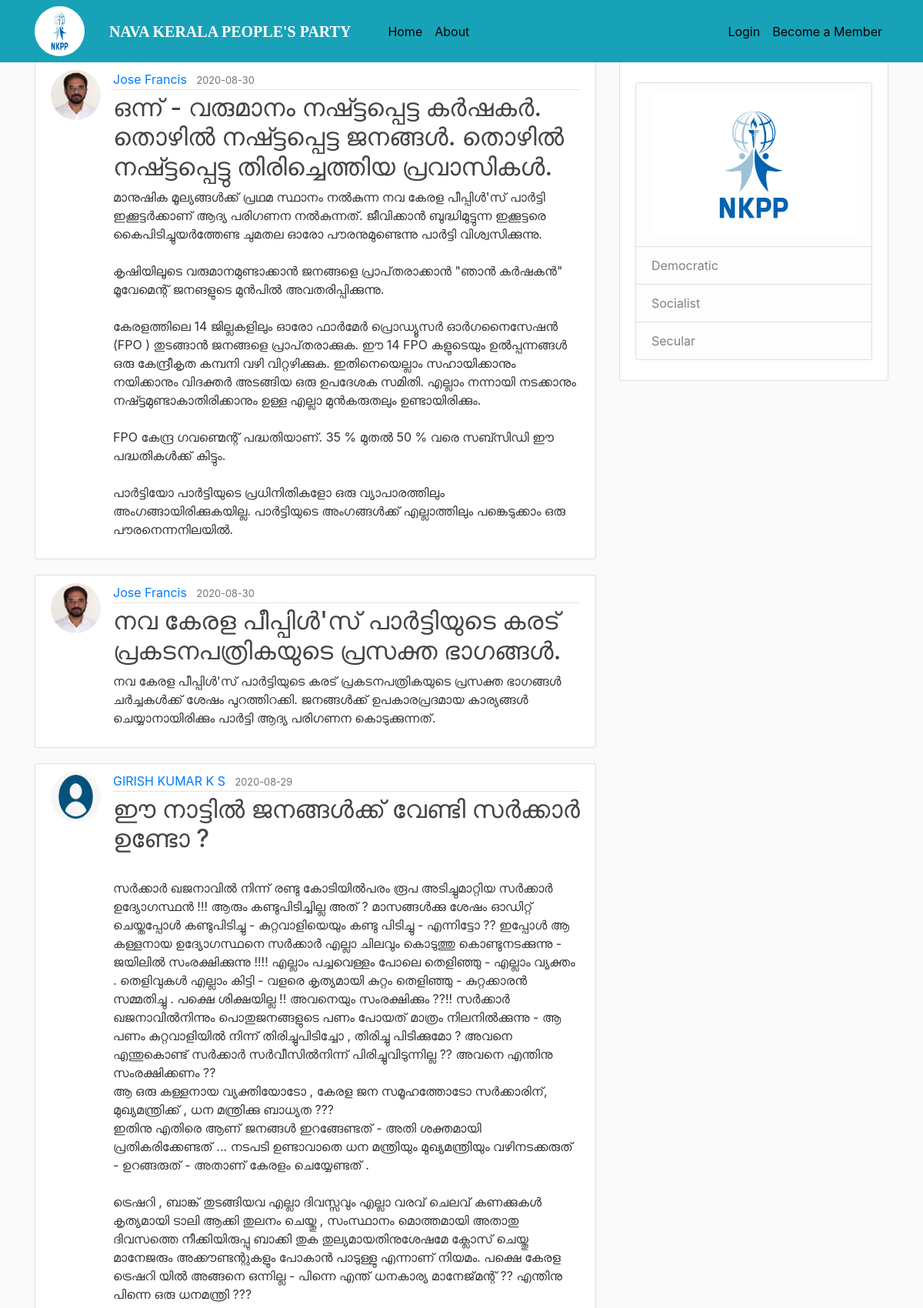
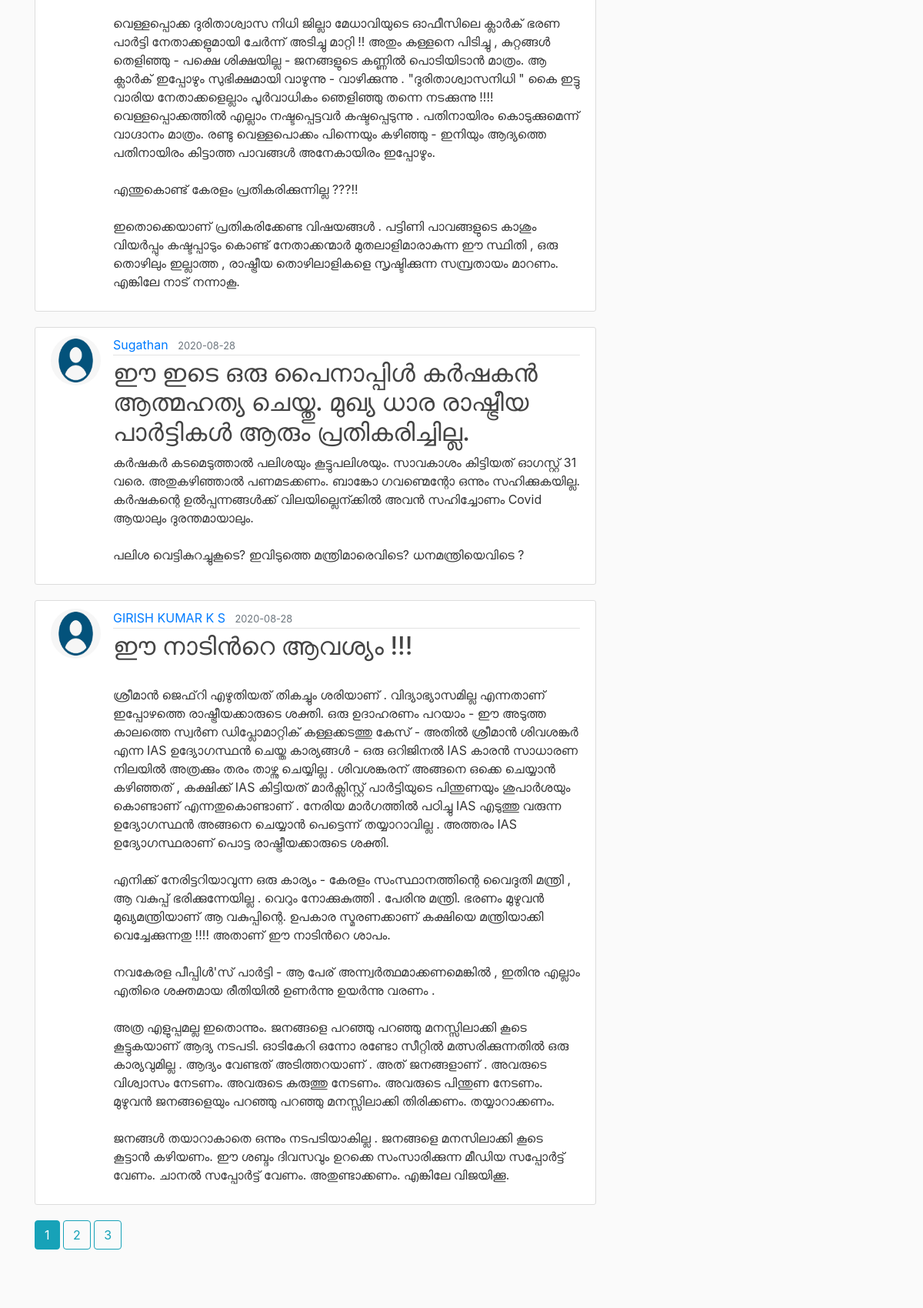
The page /home (upper part) on the database its author committed (2 pictures, top to bottom).
### mySite/models.py (models this page shows, shortened)
class Post(db.Model):
    id = db.Column(db.Integer, primary_key=True)
    title = db.Column(db.String(100), nullable=False)
    date_posted = db.Column(db.DateTime, nullable=False, default=datetime.utcnow)
    content = db.Column(db.Text, nullable=False)
    user_id = db.Column(db.Integer, db.ForeignKey('user.id'), nullable=False)
    status=db.Column(db.Integer,nullable=False,default=0)

class User(db.Model, UserMixin):
    id = db.Column(db.Integer, primary_key=True)
    username = db.Column(db.String(20), unique=True, nullable=False)
    email = db.Column(db.String(120), unique=True, nullable=False)
    image_file = db.Column(db.String(20), nullable=False, default='default.jpg')
    password = db.Column(db.String(60), nullable=False)
    district = db.Column(db.String(20),nullable=False,default='default')
    localBodyType = db.Column(db.String(20),nullable=False,default='default')
    localBodyName = db.Column(db.String(20),nullable=False,default='default')
    phone = db.Column(db.String(20),nullable=False,default='default')
    privelege=db.Column(db.Integer,nullable=False,default=0)
    verify_email=db.Column(db.Boolean,nullable=False,default=False)
    verify_phone=db.Column(db.Boolean,nullable=False,default=False)
    posts = db.relationship('Post', backref='author', lazy=True)

### mySite/main/routes.py (the view)
@main.route("/")
@main.route("/home")
def home():
    page = request.args.get('page', 1, type=int)
    posts = Post.query.filter_by(status=1).order_by(Post.date_posted.desc()).paginate(page=page, per_page=5)
    return render_template('home.html', posts=posts)

### mySite/templates/home.html
{% extends "layout.html" %}
{% block content %}
    {% for post in posts.items %}
        <article class="media content-section">
          <img class="rounded-circle article-img" src="{{ url_for('static', filename='profile_pics/' + post.author.image_file) }}">
          <div class="media-body">
            <div class="article-metadata">
              <a class="mr-2" href="{{ url_for('users.user_posts', username=post.author.username) }}">{{ post.author.username }}</a>
              <small class="text-muted">{{ post.date_posted.strftime('%Y-%m-%d') }}</small>
            </div>
            <h2><a class="article-title" href="{{ url_for('posts.post', post_id=post.id) }}">{{ post.title }}</a></h2>
            <p class="article-content">{{ post.content }}</p>
          </div>
        </article>
    {% endfor %}
    {% for page_num in posts.iter_pages(left_edge=1, right_edge=1, left_current=1, right_current=2) %}
      {% if page_num %}
        {% if posts.page == page_num %}
          <a class="btn btn-info mb-4" href="{{ url_for('main.home', page=page_num) }}">{{ page_num }}</a>
        {% else %}
          <a class="btn btn-outline-info mb-4" href="{{ url_for('main.home', page=page_num) }}">{{ page_num }}</a>
        {% endif %}
      {% else %}
        ...
      {% endif %}
    {% endfor %}
{% endblock content %}

### mySite/static/main.css (style rules this page uses)
body { background: #fafafa; color: #333333; margin-top: 5rem; }
h1, h2, h3, h4, h5, h6 { color: #444444; }
.content-section { background: #ffffff; padding: 10px 20px; border: 1px solid #dddddd; border-radius: 3px; margin-bottom: 20px; }
.article-title { color: #444444; }
.article-content { white-space: pre-line; }
.article-img { height: 65px; width: 65px; margin-right: 16px; }
.article-metadata { padding-bottom: 1px; margin-bottom: 4px; border-bottom: 1px solid #e3e3e3 }

### rows shown on the page
Post: image_file (picture), author.username "Jose Francis", date_posted "2020-08-30", title "ഒന്ന് - വരുമാനം നഷ്ട്ടപ്പെട്ട കർഷകർ. തൊഴിൽ നഷ്ട്ടപ്പെട്ട ജനങ്ങൾ. തൊഴിൽ നഷ്ട്ടപ്പെട്ടു തിരിച്ചെത്തിയ പ്രവാസികൾ.", content "മാനുഷിക മൂല്യങ്ങൾക്ക് പ്രഥമ സ്ഥാനം നൽകുന്ന നവ കേരള പീപ്പിൾ'സ് പാർട്ടി ഇക്കൂട്ടർക്കാണ് ആദ്യ പരിഗണന നൽകുന്നത്. ജീവിക്കാൻ ബുദ്ധിമുട്ടുന്ന ഇക്കൂട്ടരെ കൈപിടിച്ചുയർത്തേണ്ട ചുമതല ഓരോ പൗരനുമുണ്ടെന്നു പാർട്ടി വിശ്വസിക്കുന്നു. കൃഷിയിലൂടെ വരുമാനമുണ്ടാക്കാൻ ജനങ്ങളെ പ്രാപ്‌തരാക്കാൻ \"ഞാൻ കർഷകൻ\" മൂവേമെന്റ് ജനങളുടെ മുൻപിൽ അവതരിപ്പിക്കുന്നു. കേരളത്തിലെ 14 ജില്ലകളിലും ഓരോ ഫാർമേർ പ്രൊഡ്യൂസർ ഓർഗനൈസേഷൻ (FPO ) തുടങ്ങാൻ ജനങ്ങളെ പ്രാപ്‌തരാക്കുക. ഈ 14 FPO കളുടെയും ഉൽപ്പന്നങ്ങൾ ഒരു കേന്ദ്രീകൃത കമ്പനി വഴി വിറ്റഴിക്കുക. ഇതിനെയെല്ലാം സഹായിക്കാനും നയിക്കാനും വിദക്തർ അടങ്ങിയ ഒരു ഉപദേശക സമിതി. എല്ലാം നന്നായി നടക്കാനും നഷ്ട്ടമുണ്ടാകാതിരിക്കാനും ഉള്ള എല്ലാ മുൻകരുതലും ഉണ്ടായിരിക്കും. FPO കേന്ദ്ര ഗവണ്മെന്റ് പദ്ധതിയാണ്. 35 %…"
Post: image_file (picture), author.username "Jose Francis", date_posted "2020-08-30", title "നവ കേരള പീപ്പിൾ'സ് പാർട്ടിയുടെ കരട് പ്രകടനപത്രികയുടെ പ്രസക്ത ഭാഗങ്ങൾ.", content "നവ കേരള പീപ്പിൾ'സ് പാർട്ടിയുടെ കരട് പ്രകടനപത്രികയുടെ പ്രസക്ത ഭാഗങ്ങൾ ചർച്ചകൾക്ക് ശേഷം പുറത്തിറക്കി. ജനങ്ങൾക്ക് ഉപകാരപ്രദമായ കാര്യങ്ങൾ ചെയ്യാനായിരിക്കും പാർട്ടി ആദ്യ പരിഗണന കൊടുക്കുന്നത്."
Post: image_file (placeholder picture), author.username "GIRISH KUMAR K S", date_posted "2020-08-29", title "ഈ നാട്ടിൽ ജനങ്ങൾക്ക് വേണ്ടി സർക്കാർ ഉണ്ടോ ?", content "സർക്കാർ ഖജനാവിൽ നിന്ന് രണ്ടു കോടിയിൽപരം രൂപ അടിച്ചുമാറ്റിയ സർക്കാർ ഉദ്യോഗസ്ഥൻ !!! ആരും കണ്ടുപിടിച്ചില്ല അത് ? മാസങ്ങൾക്കു ശേഷം ഓഡിറ്റ് ചെയ്തപ്പോൾ കണ്ടുപിടിച്ചു - കുറ്റവാളിയെയും കണ്ടു പിടിച്ചു - എന്നിട്ടോ ?? ഇപ്പോൾ ആ കള്ളനായ ഉദ്യോഗസ്ഥനെ സർക്കാർ എല്ലാ ചിലവും കൊടുത്തു കൊണ്ടുനടക്കുന്നു - ജയിലിൽ സംരക്ഷിക്കുന്നു !!!! എല്ലാം പച്ചവെള്ളം പോലെ തെളിഞ്ഞു - എല്ലാം വ്യക്തം . തെളിവുകൾ എല്ലാം കിട്ടി - വളരെ കൃത്യമായി കുറ്റം തെളിഞ്ഞു - കുറ്റക്കാരൻ സമ്മതിച്ചു . പക്ഷെ ശിക്ഷയില്ല !! അവനെയും സംരക്ഷിക്കും ??!! സർക്കാർ ഖജനാവിൽനിന്നും പൊതുജനങ്ങളുടെ പണം പോയത് മാത്രം നിലനിൽക്കുന്നു - ആ പണം കുറ്റവാളിയിൽ നിന്ന് തിരിച്ചുപിടിച്ചോ , തിരിച്ചു പിടിക്കുമോ ? അവനെ എന്തുകൊണ്ട് സർക്കാർ സർവീസിൽനിന്ന് പിരിച്ചുവിടുന്നില്ല ?? അവനെ…"
Post: image_file (placeholder picture), author.username "Sugathan", date_posted "2020-08-28", title "ഈ ഇടെ ഒരു പൈനാപ്പിൾ കർഷകൻ ആത്മഹത്യ ചെയ്തു. മുഖ്യ ധാര രാഷ്ട്രീയ പാർട്ടികൾ ആരും പ്രതികരിച്ചില്ല.", content "കർഷകർ കടമെടുത്താൽ പലിശയും കൂട്ടുപലിശയും. സാവകാശം കിട്ടിയത് ഓഗസ്റ്റ് 31 വരെ. അതുകഴിഞ്ഞാൽ പണമടക്കണം. ബാങ്കോ ഗവണ്മെന്റോ ഒന്നും സഹിക്കുകയില്ല. കർഷകന്റെ ഉൽപ്പന്നങ്ങൾക്ക് വിലയില്ലെന്ക്കിൽ അവൻ സഹിച്ചോണം Covid ആയാലും ദുരന്തമായാലും. പലിശ വെട്ടികുറച്ചുകൂടെ? ഇവിടുത്തെ മന്ത്രിമാരെവിടെ? ധനമന്ത്രിയെവിടെ ?"
Post: image_file (placeholder picture), author.username "GIRISH KUMAR K S", date_posted "2020-08-28", title "ഈ നാടിൻറെ ആവശ്യം !!!", content "ശ്രീമാൻ ജെഫ്‌റി എഴുതിയത് തികച്ചും ശരിയാണ് . വിദ്യാഭ്യാസമില്ല എന്നതാണ് ഇപ്പോഴത്തെ രാഷ്ട്രീയക്കാരുടെ ശക്തി. ഒരു ഉദാഹരണം പറയാം - ഈ അടുത്ത കാലത്തെ സ്വർണ ഡിപ്ലോമാറ്റിക് കള്ളക്കടത്തു കേസ് - അതിൽ ശ്രീമാൻ ശിവശങ്കർ എന്ന IAS ഉദ്യോഗസ്ഥൻ ചെയ്ത കാര്യങ്ങൾ - ഒരു ഒറിജിനൽ IAS കാരൻ സാധാരണ നിലയിൽ അത്രക്കും തരം താഴ്ന്നു ചെയ്യില്ല . ശിവശങ്കരന് അങ്ങനെ ഒക്കെ ചെയ്യാൻ കഴിഞ്ഞത് , കക്ഷിക്ക്‌ IAS കിട്ടിയത് മാർക്സിസ്റ്റ് പാർട്ടിയുടെ പിന്തുണയും ശുപാർശയും കൊണ്ടാണ് എന്നതുകൊണ്ടാണ് . നേരിയ മാർഗത്തിൽ പഠിച്ചു IAS എടുത്തു വരുന്ന ഉദ്യോഗസ്ഥൻ അങ്ങനെ ചെയ്യാൻ പെട്ടെന്ന് തയ്യാറാവില്ല . അത്തരം IAS ഉദ്യോഗസ്ഥരാണ് പൊട്ട രാഷ്ട്രീയക്കാരുടെ ശക്തി. എനിക്ക് നേരിട്ടറിയാവുന്ന ഒരു കാര്യം - കേരളം സംസ്ഥാനത്തിന്റെ വൈദുതി മന്ത്രി , ആ വകുപ്പ്…"

### other values the page prints
{{ page_num }} "1"
{{ page_num }} "2" "3"
